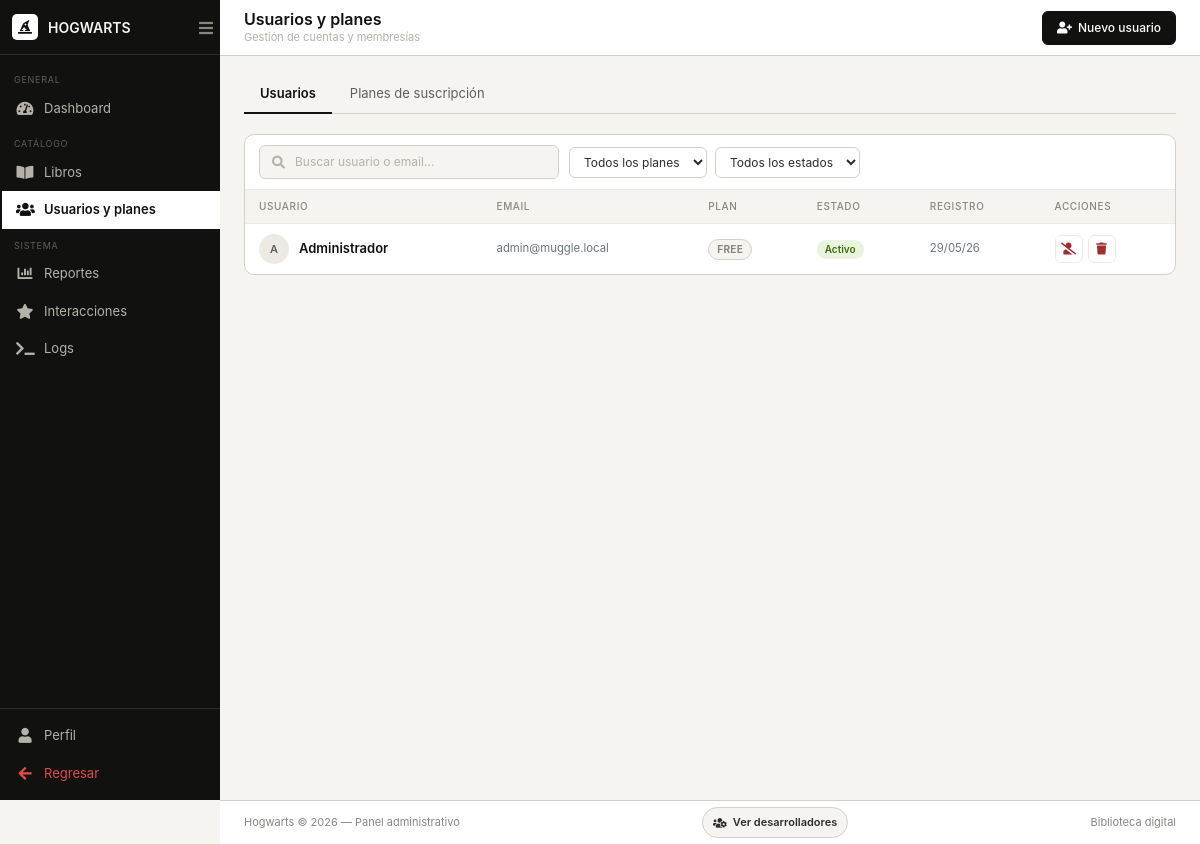
The page /src/views/admin/usuarios.php (signed in) on the database its author committed.
### tables this page shows
CREATE TABLE usuarios (
  id_usuario INT AUTO_INCREMENT PRIMARY KEY,
  nombre VARCHAR(100) NOT NULL,
  email VARCHAR(120) NOT NULL UNIQUE,
  password VARCHAR(255) NOT NULL,
  estado ENUM('activo','inactivo','baneado') NOT NULL DEFAULT 'activo',
  id_rol INT,
  fecha_registro TIMESTAMP DEFAULT CURRENT_TIMESTAMP,
  tema_habilitado TINYINT(1) NOT NULL DEFAULT 1,
  casa_preferida VARCHAR(20) NOT NULL DEFAULT 'ravenclaw',
  FOREIGN KEY (id_rol) REFERENCES roles(id_rol)
);

### src/lib/App.php (called while the page is built, shortened)
<?php
function app_base_url(): string
{
    $base = getenv('APP_BASE_URL') ?: '/Muggle';
    $base = '/' . trim((string) $base, '/');
    return $base === '/' ? '' : $base;
}
function app_url(string $path = ''): string
{
    $path = ltrim($path, '/');
    $base = app_base_url();
    return $base . '/' . $path;
}

### src/models/Database.php (called while the page is built, shortened)
<?php
class Database
{
    private static ?PDO $connection = null;
    public static function getConnection(): PDO
    {
        if (self::$connection instanceof PDO) {
            return self::$connection;
        }
        $host = getenv('DB_HOST') ?: '127.0.0.1';
        $port = getenv('DB_PORT') ?: '3306';
        $dbname = getenv('DB_NAME') ?: 'biblioteca_digital';
        $user = getenv('DB_USER') ?: 'root';
        $pass = getenv('DB_PASS') ?: '';
        $hostsToTry = array_unique([$host, '127.0.0.1', 'localhost']);
        foreach ($hostsToTry as $candidateHost) {
            $dsn = "mysql:host={$candidateHost};port={$port};dbname={$dbname};charset=utf8mb4";
            try {
                self::$connection = new PDO($dsn, $user, $pass, [
                    PDO::ATTR_ERRMODE => PDO::ERRMODE_EXCEPTION,
                    PDO::ATTR_DEFAULT_FETCH_MODE => PDO::FETCH_ASSOC,
                ]);
                return self::$connection;
            } catch (PDOException $exception) {
                $lastException = $exception;
            }
        }
        $message = 'No se pudo conectar a MySQL. Verifica DB_HOST, DB_PORT, DB_NAME, DB_USER y DB_PASS.';
        throw new RuntimeException($message);
    }
}

### src/models/UserModel.php (called while the page is built, shortened)
<?php
require_once __DIR__ . '/Database.php';
class UserModel
{
    private PDO $db;
    public function __construct()
    {
        $this->db = Database::getConnection();
    }
    private function ensureTables(): void
    {
        $this->db->exec(
            "INSERT IGNORE INTO planes (id_plan, nombre, precio, descripcion) VALUES
             (1, 'Free',    0.00,  'Acceso a libros gratuitos'),
             (2, 'Básico',  4.99,  'Catálogo básico'),
             (3, 'Plus',    8.99,  'Catálogo ampliado con audiolibros parcial'),
             (4, 'Premium', 13.99, 'Catálogo completo con audiolibros')"
        );
    }
    public function allUsuarios(): array
    {
        $stmt = $this->db->query(
            'SELECT u.*,
                    r.nombre AS rol_nombre,
                    p.nombre AS plan_nombre,
                    s.estado AS suscripcion_estado,
                    s.fecha_inicio,
                    s.fecha_fin
             FROM usuarios u
             LEFT JOIN roles r ON r.id_rol = u.id_rol
             LEFT JOIN suscripciones s ON s.id_usuario = u.id_usuario AND s.estado = "activa"
             LEFT JOIN planes p ON p.id_plan = s.id_plan
             ORDER BY u.fecha_registro DESC'
        );
        return $stmt->fetchAll();
    }
    public function allPlanes(): array
    {
        $stmt = $this->db->query(
            'SELECT p.*,
                    COUNT(s.id_suscripcion) AS total_usuarios
             FROM planes p
             LEFT JOIN suscripciones s ON s.id_plan = p.id_plan AND s.estado = "activa"
             GROUP BY p.id_plan
             ORDER BY p.precio ASC'
        );
        return $stmt->fetchAll();
    }
}

### src/controllers/UserController.php (called while the page is built, shortened)
<?php
require_once __DIR__ . '/../models/UserModel.php';
class UserController
{
    private UserModel $model;
    public function __construct()
    {
        $this->model = new UserModel();
    }
    public function handle(): array
    {
        return [
            'usuarios' => $this->model->allUsuarios(),
            'planes'   => $this->model->allPlanes(),
            'flash'    => $this->consumeFlash(),
        ];
    }
    private function consumeFlash(): ?array
    {
        if (!isset($_SESSION['user_flash'])) return null;
        $f = $_SESSION['user_flash'];
        return $f;
    }
}

### src/views/admin/usuarios.php (the view, shortened to what this page needs)
<?php
require_once __DIR__ . '/../../controllers/UserController.php';
$controller = new UserController();
$data       = $controller->handle();
$usuarios = $data['usuarios'];
$tab = $_GET['tab'] ?? 'usuarios';
$activePage = 'usuarios';
include __DIR__ . '/../layouts/sidebar.php';
?>
<div class="admin-topbar">
    <div>
        <h1 class="topbar-title">Usuarios y planes</h1>
        <p class="topbar-sub">Gestión de cuentas y membresías</p>
    </div>
    <div class="topbar-actions">
        <?php if ($tab === 'usuarios'): ?>
        <button class="btn-admin btn-admin--primary" onclick="abrirModalUsuario()">
            <i class="fas fa-user-plus"></i> <span>Nuevo usuario</span>
        </button>
        <?php endif; ?>
    </div>
</div>
<div class="admin-content">
    <div class="admin-tabs">
        <a href="?tab=usuarios" class="admin-tab <?= $tab === 'usuarios' ? 'active' : '' ?>">Usuarios</a>
        <a href="?tab=planes"   class="admin-tab <?= $tab === 'planes'   ? 'active' : '' ?>">Planes de suscripción</a>
    </div>
    <?php if ($tab === 'usuarios'): ?>
    <div class="admin-card">
        <div class="admin-card__toolbar">
            <div class="search-box">
                <i class="fas fa-search"></i>
                <input type="text" id="buscadorUsuarios" placeholder="Buscar usuario o email…">
            </div>
            <div class="toolbar-filters">
                <select class="filter-select" id="filtroPlanUsr">
                    <option value="">Todos los planes</option>
                </select>
                <select class="filter-select" id="filtroEstadoUsr">
                    <option value="">Todos los estados</option>
                </select>
            </div>
        </div>
        <?php if (empty($usuarios)): ?>
            <div style="padding:40px 16px; text-align:center; color:var(--color-gris-mid); font-size:13px;">
                <i class="fas fa-users" style="font-size:32px; margin-bottom:10px; display:block; opacity:0.25"></i>
                No hay usuarios registrados aún.
                <br>
                <button class="btn-admin btn-admin--primary" style="margin-top:14px" onclick="abrirModalUsuario()">
                    <i class="fas fa-user-plus"></i> Crear el primero
                </button>
            </div>
        <?php else: ?>
        <div class="table-responsive">
            <table class="admin-table" id="tablaUsuarios">
                <thead>
                    <tr>
                        <th>Usuario</th><th>Email</th><th>Plan</th>
                        <th>Estado</th><th>Registro</th><th>Acciones</th>
                    </tr>
                </thead>
                <tbody>
                    <?php foreach ($usuarios as $usr):
                        $planSlug  = strtolower(str_replace(['á','é','í','ó','ú'],['a','e','i','o','u'], $usr['plan_nombre'] ?? 'free'));
                        $partes    = explode(' ', trim($usr['nombre']));
                        $iniciales = mb_strtoupper(mb_substr($partes[0], 0, 1)) .
                                     (isset($partes[1]) ? mb_strtoupper(mb_substr($partes[1], 0, 1)) : '');
                        $estClase  = match($usr['estado']) { 'activo' => 'activo', 'baneado' => 'suspendido', default => 'inactivo' };
                    ?>
                    <tr data-plan="<?= htmlspecialchars($planSlug) ?>"
                        data-estado="<?= htmlspecialchars($usr['estado']) ?>">
                        <td>
                            <div class="book-cell">
                                <div class="user-avatar"><?= htmlspecialchars($iniciales) ?></div>
                                <div class="book-name"><?= htmlspecialchars($usr['nombre']) ?></div>
                            </div>
                        </td>
                        <td class="text-secondary small"><?= htmlspecialchars($usr['email']) ?></td>
                        <td><span class="badge-plan badge-plan--<?= $planSlug ?>"><?= strtoupper($planSlug) ?></span></td>
                        <td><span class="badge-estado badge-estado--<?= $estClase ?>"><?= ucfirst($usr['estado']) ?></span></td>
                        <td class="text-secondary small"><?= date('d/m/y', strtotime($usr['fecha_registro'])) ?></td>
                        <td>
                            <div class="action-btns">
                                <form method="POST" style="display:inline">
                                    <?php if ($usr['estado'] === 'activo'): ?>
                                    <button type="submit" class="action-btn action-btn--danger" title="Desactivar"
                                            onclick="return confirm('Desactivar a <?= htmlspecialchars(addslashes($usr['nombre'])) ?>?')">
                                        <i class="fas fa-user-slash"></i>
                                    </button>
                                    <?php else: ?>
                                    <button type="submit" class="action-btn action-btn--success" title="Reactivar">
                                        <i class="fas fa-user-check"></i>
                                    </button>
                                    <?php endif; ?>
                                </form>
                                <form method="POST" style="display:inline">
                                    <button type="submit" class="action-btn action-btn--danger" title="Eliminar"
                                            onclick="return confirm('Eliminar permanentemente a <?= htmlspecialchars(addslashes($usr['nombre'])) ?>?')">
                                        <i class="fas fa-trash"></i>
                                    </button>
                                </form>
                            </div>
                        </td>
                    </tr>
                    <?php endforeach; ?>
                </tbody>
            </table>
        </div>
        <?php endif; ?>
    </div>
    <?php endif; ?>
</div>
<?php include __DIR__ . '/../layouts/footer.php'; ?>

### src/views/layouts/sidebar.php (shortened to what this page needs)
<!DOCTYPE html>
<html lang="es">
<head>
    <link rel="stylesheet" href="https://cdn.jsdelivr.net/npm/bootstrap@4.6.2/dist/css/bootstrap.min.css">
    <link rel="stylesheet" href="https://cdnjs.cloudflare.com/ajax/libs/font-awesome/5.15.4/css/all.min.css">
    <link rel="stylesheet" href="<?= htmlspecialchars(app_url('assets/css/admin.css')); ?>">
    <link rel="stylesheet" href="<?= htmlspecialchars(app_url('assets/css/notifications.css')); ?>">
</head>
<body>
<div class="admin-shell">
    <nav class="admin-sidebar" id="adminSidebar">
        <div class="sidebar-header">
            <div class="sidebar-logo">
                <i class="fas fa-hat-wizard"></i>
            </div>
            <span class="sidebar-brand">HOGWARTS</span>
        </div>
        <div class="sidebar-nav">
            <div class="sidebar-section">General</div>
            <a href="../admin/dashboard.php"
               class="sidebar-item <?= $activePage === 'dashboard' ? 'active' : '' ?>">
                <i class="fas fa-tachometer-alt"></i>
                <span>Dashboard</span>
            </a>
            <div class="sidebar-section">Catálogo</div>
            <a href="../admin/catalogo.php"
               class="sidebar-item <?= $activePage === 'catalogo' ? 'active' : '' ?>">
                <i class="fas fa-book-open"></i>
                <span>Libros</span>
            </a>
            <a href="../admin/usuarios.php"
               class="sidebar-item <?= $activePage === 'usuarios' ? 'active' : '' ?>">
                <i class="fas fa-users"></i>
                <span>Usuarios y planes</span>
            </a>
            <div class="sidebar-section">Sistema</div>
            <a href="../admin/reportes.php"
               class="sidebar-item <?= $activePage === 'reportes' ? 'active' : '' ?>">
                <i class="fas fa-chart-bar"></i>
                <span>Reportes</span>
            </a>
            <a href="../admin/interacciones.php"
               class="sidebar-item <?= $activePage === 'interacciones' ? 'active' : '' ?>">
                <i class="fas fa-star"></i>
                <span>Interacciones</span>
            </a>
            <a href="../admin/logs.php"
               class="sidebar-item <?= $activePage === 'logs' ? 'active' : '' ?>">
                <i class="fas fa-terminal"></i>
                <span>Logs</span>
            </a>
        </div>
        <div class="sidebar-footer">
            <a href="<?= htmlspecialchars(app_url('perfil.php')); ?>" class="sidebar-item">
                <i class="fas fa-user"></i>
                <span>Perfil</span>
            </a>
            <a href="<?= htmlspecialchars(app_url('index.php')); ?>" class="sidebar-item sidebar-item--danger">
                <i class="fas fa-arrow-left"></i>
                <span>Regresar</span>
            </a>
        </div>
    </nav>
    <button id="sidebarToggle" class="sidebar-floating-toggle" aria-label="Colapsar menú">
        <i class="fas fa-bars"></i>
    </button>
    <div class="admin-main" id="adminMain">

### src/views/layouts/footer.php (shortened to what this page needs)
</div>
</div>
<footer class="admin-footer">
    <span>Hogwarts &copy; <?= date('Y') ?> — Panel administrativo</span>
    <button type="button" class="footer-dev-btn footer-dev-btn--admin" data-open-developers-modal>
        <i class="fas fa-users-cog"></i>
        Ver desarrolladores
    </button>
    <span>Biblioteca digital</span>
</footer>
</body>
</html>

### assets/css/notifications.css (style rules this page uses)
:root { --notify-font: -apple-system, BlinkMacSystemFont, 'Segoe UI', sans-serif; }

### src/views/admin/usuarios.php (style rules this page uses)
.action-btn { background: none; border: 0.5px solid var(--color-crema-mid); border-radius: 6px; padding: 5px 9px; cursor: pointer; font-size: 12px; color: var(--color-gris-dark); transition: all .15s; }
.action-btn--danger { color: var(--color-danger-dark); }

### rows shown on the page
usuarios: nombre "A", nombre "Administrador", email "admin@muggle.local", planSlug "FREE", estado "Activo", fecha_registro "29/05/26"
